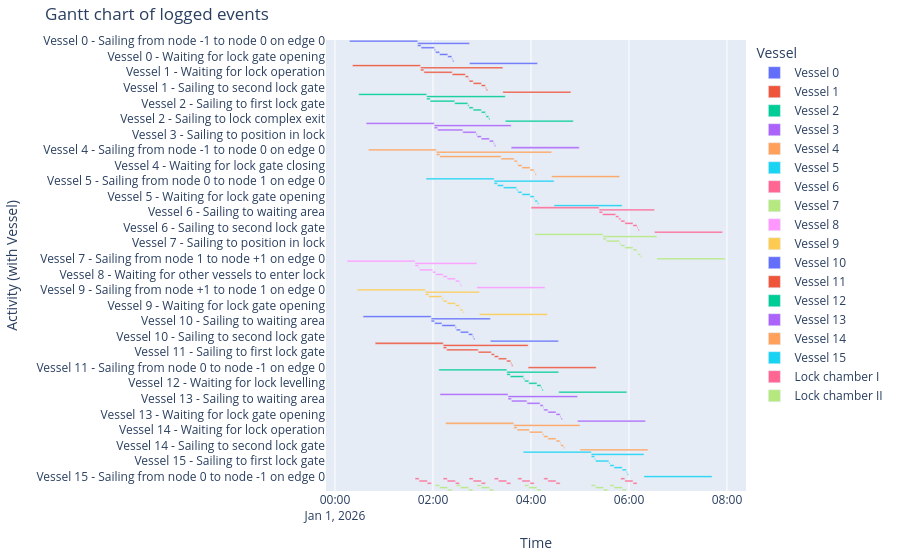

Notebook cell for this chart:
### Markdown cell above
##### Gantt chart of event table
We can create a gantt chart of all the objects:

### Code cell
df_eventtable = logbook2eventtable([*vessels, lock_chamber_I, lock_chamber_II])
fig = generate_vessel_gantt_chart(df_eventtable)

### Figure 1 — Plotly figure (JSON) as saved in the notebook; plotly's stock layout.template omitted (floating-point values rounded to 4 significant figures)
{"data": [{"base": ["2026-01-01T00:17:55.000000", "2026-01-01T01:41:15.000000", "2026-01-01T01:41:15.000000", "2026-01-01T01:45:25.000000", "2026-01-01T02:01:46.000000", "2026-01-01T02:03:07.000000", "2026-01-01T02:08:07.000000", "2026-01-01T02:18:07.000000", "2026-01-01T02:23:07.000000", "2026-01-01T02:24:12.000000", "2026-01-01T02:44:44.000000"], "hovertemplate": "object name=Vessel 0<br>start time=%{base}<br>stop time=%{x}<br>activity label=%{y}<extra></extra>", "legendgroup": "Vessel 0", "marker": {"color": "#636efa", "pattern": {"shape": ""}}, "name": "Vessel 0", "orientation": "h", "showlegend": true, "textposition": "auto", "type": "bar", "x": [5000000, 3809000, 250000, 981000, 81000, 300000, 600000, 300000, 65000, 93000, 5000000], "xaxis": "x", "y": ["Vessel 0 - Sailing from node -1 to node 0 on edge 0", "Vessel 0 - Sailing from node 0 to node 1 on edge 1", "Vessel 0 - Sailing to waiting area", "Vessel 0 - Sailing to first lock gate", "Vessel 0 - Sailing to position in lock", "Vessel 0 - Waiting for lock gate closing", "Vessel 0 - Waiting for lock levelling", "Vessel 0 - Waiting for lock gate opening", "Vessel 0 - Sailing to second lock gate", "Vessel 0 - Sailing to lock complex exit", "Vessel 0 - Sailing from node 1 to node +1 on edge 0"], "yaxis": "y"}, {"base": ["2026-01-01T00:21:25.000000", "2026-01-01T01:44:45.000000", "2026-01-01T01:44:45.000000", "2026-01-01T01:48:55.000000", "2026-01-01T02:23:37.000000", "2026-01-01T02:39:40.000000", "2026-01-01T02:43:26.000000", "2026-01-01T02:44:14.000000", "2026-01-01T02:49:14.000000", "2026-01-01T02:59:14.000000", "2026-01-01T03:04:14.000000", "2026-01-01T03:05:20.000000", "2026-01-01T03:25:33.000000"], "hovertemplate": "object name=Vessel 1<br>start time=%{base}<br>stop time=%{x}<br>activity label=%{y}<extra></extra>", "legendgroup": "Vessel 1", "marker": {"color": "#EF553B", "pattern": {"shape": ""}}, "name": "Vessel 1", "orientation": "h", "showlegend": true, "textposition": "auto", "type": "bar", "x": [5000000, 6048000, 250000, 2082000, 963000, 226000, 48000, 300000, 600000, 300000, 66000, 93000, 5000000], "xaxis": "x", "y": ["Vessel 1 - Sailing from node -1 to node 0 on edge 0", "Vessel 1 - Sailing from node 0 to node 1 on edge 0", "Vessel 1 - Sailing to waiting area", "Vessel 1 - Waiting for lock operation", "Vessel 1 - Sailing to first lock gate", "Vessel 1 - Sailing to position in lock", "Vessel 1 - Waiting for other vessels to enter lock", "Vessel 1 - Waiting for lock gate closing", "Vessel 1 - Waiting for lock levelling", "Vessel 1 - Waiting for lock gate opening", "Vessel 1 - Sailing to second lock gate", "Vessel 1 - Sailing to lock complex exit", "Vessel 1 - Sailing from node 1 to node +1 on edge 0"], "yaxis": "y"}, {"base": ["2026-01-01T00:28:58.000000", "2026-01-01T01:52:18.000000", "2026-01-01T01:52:18.000000", "2026-01-01T01:56:28.000000", "2026-01-01T02:26:37.000000", "2026-01-01T02:42:40.000000", "2026-01-01T02:44:14.000000", "2026-01-01T02:49:14.000000", "2026-01-01T02:59:14.000000", "2026-01-01T03:04:14.000000", "2026-01-01T03:05:03.000000", "2026-01-01T03:08:20.000000", "2026-01-01T03:28:33.000000"], "hovertemplate": "object name=Vessel 2<br>start time=%{base}<br>stop time=%{x}<br>activity label=%{y}<extra></extra>", "legendgroup": "Vessel 2", "marker": {"color": "#00cc96", "pattern": {"shape": ""}}, "name": "Vessel 2", "orientation": "h", "showlegend": true, "textposition": "auto", "type": "bar", "x": [5000000, 5775000, 250000, 1809000, 963000, 94000, 300000, 600000, 300000, 49000, 197000, 93000, 5000000], "xaxis": "x", "y": ["Vessel 2 - Sailing from node -1 to node 0 on edge 0", "Vessel 2 - Sailing from node 0 to node 1 on edge 0", "Vessel 2 - Sailing to waiting area", "Vessel 2 - Waiting for lock operation", "Vessel 2 - Sailing to first lock gate", "Vessel 2 - Sailing to position in lock", "Vessel 2 - Waiting for lock gate closing", "Vessel 2 - Waiting for lock levelling", "Vessel 2 - Waiting for lock gate opening", "Vessel 2 - Waiting for other vessels to leave lock", "Vessel 2 - Sailing to second lock gate", "Vessel 2 - Sailing to lock complex exit", "Vessel 2 - Sailing from node 1 to node +1 on edge 0"], "yaxis": "y"}, {"base": ["2026-01-01T00:38:13.000000", "2026-01-01T02:01:33.000000", "2026-01-01T02:01:33.000000", "2026-01-01T02:05:43.000000", "2026-01-01T02:36:26.000000", "2026-01-01T02:52:48.000000", "2026-01-01T02:54:08.000000", "2026-01-01T02:59:08.000000", "2026-01-01T03:09:08.000000", "2026-01-01T03:14:08.000000", "2026-01-01T03:15:14.000000", "2026-01-01T03:35:46.000000"], "hovertemplate": "object name=Vessel 3<br>start time=%{base}<br>stop time=%{x}<br>activity label=%{y}<extra></extra>", "legendgroup": "Vessel 3", "marker": {"color": "#ab63fa", "pattern": {"shape": ""}}, "name": "Vessel 3", "orientation": "h", "showlegend": true, "textposition": "auto", "type": "bar", "x": [5000000, 5653000, 250000, 1843000, 982000, 80000, 300000, 600000, 300000, 66000, 92000, 5000000], "xaxis": "x", "y": ["Vessel 3 - Sailing from node -1 to node 0 on edge 0", "Vessel 3 - Sailing from node 0 to node 1 on edge 1", "Vessel 3 - Sailing to waiting area", "Vessel 3 - Waiting for lock operation", "Vessel 3 - Sailing to first lock gate", "Vessel 3 - Sailing to position in lock", "Vessel 3 - Waiting for lock gate closing", "Vessel 3 - Waiting for lock levelling", "Vessel 3 - Waiting for lock gate opening", "Vessel 3 - Sailing to second lock gate", "Vessel 3 - Sailing to lock complex exit", "Vessel 3 - Sailing from node 1 to node +1 on edge 0"], "yaxis": "y"}, {"base": ["2026-01-01T00:40:58.000000", "2026-01-01T02:04:18.000000", "2026-01-01T02:04:18.000000", "2026-01-01T02:08:28.000000", "2026-01-01T03:23:18.000000", "2026-01-01T03:39:22.000000", "2026-01-01T03:43:08.000000", "2026-01-01T03:43:56.000000", "2026-01-01T03:48:56.000000", "2026-01-01T03:58:56.000000", "2026-01-01T04:03:56.000000", "2026-01-01T04:05:02.000000", "2026-01-01T04:25:15.000000"], "hovertemplate": "object name=Vessel 4<br>start time=%{base}<br>stop time=%{x}<br>activity label=%{y}<extra></extra>", "legendgroup": "Vessel 4", "marker": {"color": "#FFA15A", "pattern": {"shape": ""}}, "name": "Vessel 4", "orientation": "h", "showlegend": true, "textposition": "auto", "type": "bar", "x": [5000000, 8457000, 250000, 4490000, 964000, 226000, 48000, 300000, 600000, 300000, 66000, 92000, 5000000], "xaxis": "x", "y": ["Vessel 4 - Sailing from node -1 to node 0 on edge 0", "Vessel 4 - Sailing from node 0 to node 1 on edge 0", "Vessel 4 - Sailing to waiting area", "Vessel 4 - Waiting for lock operation", "Vessel 4 - Sailing to first lock gate", "Vessel 4 - Sailing to position in lock", "Vessel 4 - Waiting for other vessels to enter lock", "Vessel 4 - Waiting for lock gate closing", "Vessel 4 - Waiting for lock levelling", "Vessel 4 - Waiting for lock gate opening", "Vessel 4 - Sailing to second lock gate", "Vessel 4 - Sailing to lock complex exit", "Vessel 4 - Sailing from node 1 to node +1 on edge 0"], "yaxis": "y"}, {"base": ["2026-01-01T01:51:31.000000", "2026-01-01T03:14:51.000000", "2026-01-01T03:14:51.000000", "2026-01-01T03:19:01.000000", "2026-01-01T03:26:18.000000", "2026-01-01T03:42:22.000000", "2026-01-01T03:43:56.000000", "2026-01-01T03:48:56.000000", "2026-01-01T03:58:56.000000", "2026-01-01T04:03:56.000000", "2026-01-01T04:04:45.000000", "2026-01-01T04:08:02.000000", "2026-01-01T04:28:15.000000"], "hovertemplate": "object name=Vessel 5<br>start time=%{base}<br>stop time=%{x}<br>activity label=%{y}<extra></extra>", "legendgroup": "Vessel 5", "marker": {"color": "#19d3f3", "pattern": {"shape": ""}}, "name": "Vessel 5", "orientation": "h", "showlegend": true, "textposition": "auto", "type": "bar", "x": [5000000, 4404000, 250000, 437000, 964000, 94000, 300000, 600000, 300000, 49000, 197000, 92000, 5000000], "xaxis": "x", "y": ["Vessel 5 - Sailing from node -1 to node 0 on edge 0", "Vessel 5 - Sailing from node 0 to node 1 on edge 0", "Vessel 5 - Sailing to waiting area", "Vessel 5 - Waiting for lock operation", "Vessel 5 - Sailing to first lock gate", "Vessel 5 - Sailing to position in lock", "Vessel 5 - Waiting for lock gate closing", "Vessel 5 - Waiting for lock levelling", "Vessel 5 - Waiting for lock gate opening", "Vessel 5 - Waiting for other vessels to leave lock", "Vessel 5 - Sailing to second lock gate", "Vessel 5 - Sailing to lock complex exit", "Vessel 5 - Sailing from node 1 to node +1 on edge 0"], "yaxis": "y"}, {"base": ["2026-01-01T04:00:10.000000", "2026-01-01T05:23:30.000000", "2026-01-01T05:23:30.000000", "2026-01-01T05:27:40.000000", "2026-01-01T05:43:43.000000", "2026-01-01T05:47:29.000000", "2026-01-01T05:49:56.000000", "2026-01-01T05:54:56.000000", "2026-01-01T06:04:56.000000", "2026-01-01T06:09:56.000000", "2026-01-01T06:11:02.000000", "2026-01-01T06:31:15.000000"], "hovertemplate": "object name=Vessel 6<br>start time=%{base}<br>stop time=%{x}<br>activity label=%{y}<extra></extra>", "legendgroup": "Vessel 6", "marker": {"color": "#FF6692", "pattern": {"shape": ""}}, "name": "Vessel 6", "orientation": "h", "showlegend": true, "textposition": "auto", "type": "bar", "x": [5000000, 4065000, 250000, 963000, 226000, 147000, 300000, 600000, 300000, 66000, 93000, 5000000], "xaxis": "x", "y": ["Vessel 6 - Sailing from node -1 to node 0 on edge 0", "Vessel 6 - Sailing from node 0 to node 1 on edge 0", "Vessel 6 - Sailing to waiting area", "Vessel 6 - Sailing to first lock gate", "Vessel 6 - Sailing to position in lock", "Vessel 6 - Waiting for other vessels to enter lock", "Vessel 6 - Waiting for lock gate closing", "Vessel 6 - Waiting for lock levelling", "Vessel 6 - Waiting for lock gate opening", "Vessel 6 - Sailing to second lock gate", "Vessel 6 - Sailing to lock complex exit", "Vessel 6 - Sailing from node 1 to node +1 on edge 0"], "yaxis": "y"}, {"base": ["2026-01-01T04:04:49.000000", "2026-01-01T05:28:09.000000", "2026-01-01T05:28:09.000000", "2026-01-01T05:32:19.000000", "2026-01-01T05:48:22.000000", "2026-01-01T05:49:56.000000", "2026-01-01T05:54:56.000000", "2026-01-01T06:04:56.000000", "2026-01-01T06:09:56.000000", "2026-01-01T06:10:45.000000", "2026-01-01T06:14:02.000000", "2026-01-01T06:34:15.000000"], "hovertemplate": "object name=Vessel 7<br>start time=%{base}<br>stop time=%{x}<br>activity label=%{y}<extra></extra>", "legendgroup": "Vessel 7", "marker": {"color": "#B6E880", "pattern": {"shape": ""}}, "name": "Vessel 7", "orientation": "h", "showlegend": true, "textposition": "auto", "type": "bar", "x": [5000000, 3966000, 250000, 963000, 94000, 300000, 600000, 300000, 49000, 197000, 93000, 5000000], "xaxis": "x", "y": ["Vessel 7 - Sailing from node -1 to node 0 on edge 0", "Vessel 7 - Sailing from node 0 to node 1 on edge 0", "Vessel 7 - Sailing to waiting area", "Vessel 7 - Sailing to first lock gate", "Vessel 7 - Sailing to position in lock", "Vessel 7 - Waiting for lock gate closing", "Vessel 7 - Waiting for lock levelling", "Vessel 7 - Waiting for lock gate opening", "Vessel 7 - Waiting for other vessels to leave lock", "Vessel 7 - Sailing to second lock gate", "Vessel 7 - Sailing to lock complex exit", "Vessel 7 - Sailing from node 1 to node +1 on edge 0"], "yaxis": "y"}, {"base": ["2026-01-01T00:14:44.000000", "2026-01-01T01:38:04.000000", "2026-01-01T01:38:04.000000", "2026-01-01T01:42:14.000000", "2026-01-01T01:43:34.000000", "2026-01-01T01:59:37.000000", "2026-01-01T02:03:23.000000", "2026-01-01T02:12:29.000000", "2026-01-01T02:17:29.000000", "2026-01-01T02:27:29.000000", "2026-01-01T02:32:29.000000", "2026-01-01T02:33:35.000000", "2026-01-01T02:53:48.000000"], "hovertemplate": "object name=Vessel 8<br>start time=%{base}<br>stop time=%{x}<br>activity label=%{y}<extra></extra>", "legendgroup": "Vessel 8", "marker": {"color": "#FF97FF", "pattern": {"shape": ""}}, "name": "Vessel 8", "orientation": "h", "showlegend": true, "textposition": "auto", "type": "bar", "x": [5000000, 4544000, 250000, 80000, 963000, 226000, 546000, 300000, 600000, 300000, 66000, 92000, 5000000], "xaxis": "x", "y": ["Vessel 8 - Sailing from node +1 to node 1 on edge 0", "Vessel 8 - Sailing from node 1 to node 0 on edge 0", "Vessel 8 - Sailing to waiting area", "Vessel 8 - Waiting for lock operation", "Vessel 8 - Sailing to first lock gate", "Vessel 8 - Sailing to position in lock", "Vessel 8 - Waiting for other vessels to enter lock", "Vessel 8 - Waiting for lock gate closing", "Vessel 8 - Waiting for lock levelling", "Vessel 8 - Waiting for lock gate opening", "Vessel 8 - Sailing to second lock gate", "Vessel 8 - Sailing to lock complex exit", "Vessel 8 - Sailing from node 0 to node -1 on edge 0"], "yaxis": "y"}, {"base": ["2026-01-01T00:27:21.000000", "2026-01-01T01:50:41.000000", "2026-01-01T01:50:41.000000", "2026-01-01T01:54:51.000000", "2026-01-01T02:10:54.000000", "2026-01-01T02:12:29.000000", "2026-01-01T02:17:29.000000", "2026-01-01T02:27:29.000000", "2026-01-01T02:32:29.000000", "2026-01-01T02:33:18.000000", "2026-01-01T02:36:35.000000", "2026-01-01T02:56:48.000000"], "hovertemplate": "object name=Vessel 9<br>start time=%{base}<br>stop time=%{x}<br>activity label=%{y}<extra></extra>", "legendgroup": "Vessel 9", "marker": {"color": "#FECB52", "pattern": {"shape": ""}}, "name": "Vessel 9", "orientation": "h", "showlegend": true, "textposition": "auto", "type": "bar", "x": [5000000, 3967000, 250000, 963000, 95000, 300000, 600000, 300000, 49000, 197000, 92000, 5000000], "xaxis": "x", "y": ["Vessel 9 - Sailing from node +1 to node 1 on edge 0", "Vessel 9 - Sailing from node 1 to node 0 on edge 0", "Vessel 9 - Sailing to waiting area", "Vessel 9 - Sailing to first lock gate", "Vessel 9 - Sailing to position in lock", "Vessel 9 - Waiting for lock gate closing", "Vessel 9 - Waiting for lock levelling", "Vessel 9 - Waiting for lock gate opening", "Vessel 9 - Waiting for other vessels to leave lock", "Vessel 9 - Sailing to second lock gate", "Vessel 9 - Sailing to lock complex exit", "Vessel 9 - Sailing from node 0 to node -1 on edge 0"], "yaxis": "y"}, {"base": ["2026-01-01T00:34:27.000000", "2026-01-01T01:57:47.000000", "2026-01-01T01:57:47.000000", "2026-01-01T02:01:57.000000", "2026-01-01T02:10:55.000000", "2026-01-01T02:27:17.000000", "2026-01-01T02:28:37.000000", "2026-01-01T02:33:37.000000", "2026-01-01T02:43:37.000000", "2026-01-01T02:48:37.000000", "2026-01-01T02:49:43.000000", "2026-01-01T03:10:15.000000"], "hovertemplate": "object name=Vessel 10<br>start time=%{base}<br>stop time=%{x}<br>activity label=%{y}<extra></extra>", "legendgroup": "Vessel 10", "marker": {"color": "#636efa", "pattern": {"shape": ""}}, "name": "Vessel 10", "orientation": "h", "showlegend": true, "textposition": "auto", "type": "bar", "x": [5000000, 4348000, 250000, 538000, 982000, 80000, 300000, 600000, 300000, 66000, 93000, 5000000], "xaxis": "x", "y": ["Vessel 10 - Sailing from node +1 to node 1 on edge 0", "Vessel 10 - Sailing from node 1 to node 0 on edge 1", "Vessel 10 - Sailing to waiting area", "Vessel 10 - Waiting for lock operation", "Vessel 10 - Sailing to first lock gate", "Vessel 10 - Sailing to position in lock", "Vessel 10 - Waiting for lock gate closing", "Vessel 10 - Waiting for lock levelling", "Vessel 10 - Waiting for lock gate opening", "Vessel 10 - Sailing to second lock gate", "Vessel 10 - Sailing to lock complex exit", "Vessel 10 - Sailing from node 0 to node -1 on edge 0"], "yaxis": "y"}, {"base": ["2026-01-01T00:49:15.000000", "2026-01-01T02:12:35.000000", "2026-01-01T02:12:35.000000", "2026-01-01T02:16:45.000000", "2026-01-01T02:55:22.000000", "2026-01-01T03:11:25.000000", "2026-01-01T03:15:11.000000", "2026-01-01T03:20:11.000000", "2026-01-01T03:30:11.000000", "2026-01-01T03:35:11.000000", "2026-01-01T03:36:17.000000", "2026-01-01T03:56:30.000000"], "hovertemplate": "object name=Vessel 11<br>start time=%{base}<br>stop time=%{x}<br>activity label=%{y}<extra></extra>", "legendgroup": "Vessel 11", "marker": {"color": "#EF553B", "pattern": {"shape": ""}}, "name": "Vessel 11", "orientation": "h", "showlegend": true, "textposition": "auto", "type": "bar", "x": [5000000, 6235000, 250000, 2317000, 963000, 226000, 300000, 600000, 300000, 66000, 92000, 5000000], "xaxis": "x", "y": ["Vessel 11 - Sailing from node +1 to node 1 on edge 0", "Vessel 11 - Sailing from node 1 to node 0 on edge 0", "Vessel 11 - Sailing to waiting area", "Vessel 11 - Waiting for lock operation", "Vessel 11 - Sailing to first lock gate", "Vessel 11 - Sailing to position in lock", "Vessel 11 - Waiting for lock gate closing", "Vessel 11 - Waiting for lock levelling", "Vessel 11 - Waiting for lock gate opening", "Vessel 11 - Sailing to second lock gate", "Vessel 11 - Sailing to lock complex exit", "Vessel 11 - Sailing from node 0 to node -1 on edge 0"], "yaxis": "y"}, {"base": ["2026-01-01T02:07:07.000000", "2026-01-01T03:30:27.000000", "2026-01-01T03:30:27.000000", "2026-01-01T03:34:37.000000", "2026-01-01T03:50:59.000000", "2026-01-01T03:52:19.000000", "2026-01-01T03:57:19.000000", "2026-01-01T04:07:19.000000", "2026-01-01T04:12:19.000000", "2026-01-01T04:13:25.000000", "2026-01-01T04:33:57.000000"], "hovertemplate": "object name=Vessel 12<br>start time=%{base}<br>stop time=%{x}<br>activity label=%{y}<extra></extra>", "legendgroup": "Vessel 12", "marker": {"color": "#00cc96", "pattern": {"shape": ""}}, "name": "Vessel 12", "orientation": "h", "showlegend": true, "textposition": "auto", "type": "bar", "x": [5000000, 3810000, 250000, 982000, 80000, 300000, 600000, 300000, 66000, 93000, 5000000], "xaxis": "x", "y": ["Vessel 12 - Sailing from node +1 to node 1 on edge 0", "Vessel 12 - Sailing from node 1 to node 0 on edge 1", "Vessel 12 - Sailing to waiting area", "Vessel 12 - Sailing to first lock gate", "Vessel 12 - Sailing to position in lock", "Vessel 12 - Waiting for lock gate closing", "Vessel 12 - Waiting for lock levelling", "Vessel 12 - Waiting for lock gate opening", "Vessel 12 - Sailing to second lock gate", "Vessel 12 - Sailing to lock complex exit", "Vessel 12 - Sailing from node 0 to node -1 on edge 0"], "yaxis": "y"}, {"base": ["2026-01-01T02:08:36.000000", "2026-01-01T03:31:56.000000", "2026-01-01T03:31:56.000000", "2026-01-01T03:36:06.000000", "2026-01-01T03:55:04.000000", "2026-01-01T04:11:07.000000", "2026-01-01T04:14:53.000000", "2026-01-01T04:15:42.000000", "2026-01-01T04:20:42.000000", "2026-01-01T04:30:42.000000", "2026-01-01T04:35:42.000000", "2026-01-01T04:36:47.000000", "2026-01-01T04:57:00.000000"], "hovertemplate": "object name=Vessel 13<br>start time=%{base}<br>stop time=%{x}<br>activity label=%{y}<extra></extra>", "legendgroup": "Vessel 13", "marker": {"color": "#ab63fa", "pattern": {"shape": ""}}, "name": "Vessel 13", "orientation": "h", "showlegend": true, "textposition": "auto", "type": "bar", "x": [5000000, 5104000, 250000, 1138000, 963000, 226000, 49000, 300000, 600000, 300000, 65000, 93000, 5000000], "xaxis": "x", "y": ["Vessel 13 - Sailing from node +1 to node 1 on edge 0", "Vessel 13 - Sailing from node 1 to node 0 on edge 0", "Vessel 13 - Sailing to waiting area", "Vessel 13 - Waiting for lock operation", "Vessel 13 - Sailing to first lock gate", "Vessel 13 - Sailing to position in lock", "Vessel 13 - Waiting for other vessels to enter lock", "Vessel 13 - Waiting for lock gate closing", "Vessel 13 - Waiting for lock levelling", "Vessel 13 - Waiting for lock gate opening", "Vessel 13 - Sailing to second lock gate", "Vessel 13 - Sailing to lock complex exit", "Vessel 13 - Sailing from node 0 to node -1 on edge 0"], "yaxis": "y"}, {"base": ["2026-01-01T02:15:36.000000", "2026-01-01T03:38:56.000000", "2026-01-01T03:38:56.000000", "2026-01-01T03:43:06.000000", "2026-01-01T03:58:04.000000", "2026-01-01T04:14:07.000000", "2026-01-01T04:15:42.000000", "2026-01-01T04:20:42.000000", "2026-01-01T04:30:42.000000", "2026-01-01T04:35:42.000000", "2026-01-01T04:36:31.000000", "2026-01-01T04:39:47.000000", "2026-01-01T05:00:00.000000"], "hovertemplate": "object name=Vessel 14<br>start time=%{base}<br>stop time=%{x}<br>activity label=%{y}<extra></extra>", "legendgroup": "Vessel 14", "marker": {"color": "#FFA15A", "pattern": {"shape": ""}}, "name": "Vessel 14", "orientation": "h", "showlegend": true, "textposition": "auto", "type": "bar", "x": [5000000, 4864000, 250000, 898000, 963000, 95000, 300000, 600000, 300000, 49000, 196000, 93000, 5000000], "xaxis": "x", "y": ["Vessel 14 - Sailing from node +1 to node 1 on edge 0", "Vessel 14 - Sailing from node 1 to node 0 on edge 0", "Vessel 14 - Sailing to waiting area", "Vessel 14 - Waiting for lock operation", "Vessel 14 - Sailing to first lock gate", "Vessel 14 - Sailing to position in lock", "Vessel 14 - Waiting for lock gate closing", "Vessel 14 - Waiting for lock levelling", "Vessel 14 - Waiting for lock gate opening", "Vessel 14 - Waiting for other vessels to leave lock", "Vessel 14 - Sailing to second lock gate", "Vessel 14 - Sailing to lock complex exit", "Vessel 14 - Sailing from node 0 to node -1 on edge 0"], "yaxis": "y"}, {"base": ["2026-01-01T03:50:31.000000", "2026-01-01T05:13:51.000000", "2026-01-01T05:13:51.000000", "2026-01-01T05:18:01.000000", "2026-01-01T05:19:02.000000", "2026-01-01T05:35:24.000000", "2026-01-01T05:36:44.000000", "2026-01-01T05:41:44.000000", "2026-01-01T05:51:44.000000", "2026-01-01T05:56:44.000000", "2026-01-01T05:57:49.000000", "2026-01-01T06:18:21.000000"], "hovertemplate": "object name=Vessel 15<br>start time=%{base}<br>stop time=%{x}<br>activity label=%{y}<extra></extra>", "legendgroup": "Vessel 15", "marker": {"color": "#19d3f3", "pattern": {"shape": ""}}, "name": "Vessel 15", "orientation": "h", "showlegend": true, "textposition": "auto", "type": "bar", "x": [5000000, 3870000, 250000, 61000, 982000, 80000, 300000, 600000, 300000, 65000, 93000, 5000000], "xaxis": "x", "y": ["Vessel 15 - Sailing from node +1 to node 1 on edge 0", "Vessel 15 - Sailing from node 1 to node 0 on edge 1", "Vessel 15 - Sailing to waiting area", "Vessel 15 - Waiting for lock operation", "Vessel 15 - Sailing to first lock gate", "Vessel 15 - Sailing to position in lock", "Vessel 15 - Waiting for lock gate closing", "Vessel 15 - Waiting for lock levelling", "Vessel 15 - Waiting for lock gate opening", "Vessel 15 - Sailing to second lock gate", "Vessel 15 - Sailing to lock complex exit", "Vessel 15 - Sailing from node 0 to node -1 on edge 0"], "yaxis": "y"}, {"base": ["2026-01-01T01:38:04.000000", "2026-01-01T01:43:04.000000", "2026-01-01T01:53:04.000000", "2026-01-01T02:12:29.000000", "2026-01-01T02:17:29.000000", "2026-01-01T02:27:29.000000", "2026-01-01T02:44:14.000000", "2026-01-01T02:49:14.000000", "2026-01-01T02:59:14.000000", "2026-01-01T03:15:11.000000", "2026-01-01T03:20:11.000000", "2026-01-01T03:30:11.000000", "2026-01-01T03:43:56.000000", "2026-01-01T03:48:56.000000", "2026-01-01T03:58:56.000000", "2026-01-01T04:15:42.000000", "2026-01-01T04:20:42.000000", "2026-01-01T04:30:42.000000", "2026-01-01T05:49:56.000000", "2026-01-01T05:54:56.000000", "2026-01-01T06:04:56.000000"], "hovertemplate": "object name=Lock chamber I<br>start time=%{base}<br>stop time=%{x}<br>activity label=%{y}<extra></extra>", "legendgroup": "Lock chamber I", "marker": {"color": "#FF6692", "pattern": {"shape": ""}}, "name": "Lock chamber I", "orientation": "h", "showlegend": true, "textposition": "auto", "type": "bar", "x": [300000, 600000, 300000, 300000, 600000, 300000, 300000, 600000, 300000, 300000, 600000, 300000, 300000, 600000, 300000, 300000, 600000, 300000, 300000, 600000, 300000], "xaxis": "x", "y": ["Lock chamber I - Lock gate closing", "Lock chamber I - Lock levelling", "Lock chamber I - Lock gate opening", "Lock chamber I - Lock gate closing", "Lock chamber I - Lock levelling", "Lock chamber I - Lock gate opening", "Lock chamber I - Lock gate closing", "Lock chamber I - Lock levelling", "Lock chamber I - Lock gate opening", "Lock chamber I - Lock gate closing", "Lock chamber I - Lock levelling", "Lock chamber I - Lock gate opening", "Lock chamber I - Lock gate closing", "Lock chamber I - Lock levelling", "Lock chamber I - Lock gate opening", "Lock chamber I - Lock gate closing", "Lock chamber I - Lock levelling", "Lock chamber I - Lock gate opening", "Lock chamber I - Lock gate closing", "Lock chamber I - Lock levelling", "Lock chamber I - Lock gate opening"], "yaxis": "y"}, {"base": ["2026-01-01T02:03:07.000000", "2026-01-01T02:08:07.000000", "2026-01-01T02:18:07.000000", "2026-01-01T02:28:37.000000", "2026-01-01T02:33:37.000000", "2026-01-01T02:43:37.000000", "2026-01-01T02:54:08.000000", "2026-01-01T02:59:08.000000", "2026-01-01T03:09:08.000000", "2026-01-01T03:52:19.000000", "2026-01-01T03:57:19.000000", "2026-01-01T04:07:19.000000", "2026-01-01T05:13:51.000000", "2026-01-01T05:18:51.000000", "2026-01-01T05:28:51.000000", "2026-01-01T05:36:44.000000", "2026-01-01T05:41:44.000000", "2026-01-01T05:51:44.000000"], "hovertemplate": "object name=Lock chamber II<br>start time=%{base}<br>stop time=%{x}<br>activity label=%{y}<extra></extra>", "legendgroup": "Lock chamber II", "marker": {"color": "#B6E880", "pattern": {"shape": ""}}, "name": "Lock chamber II", "orientation": "h", "showlegend": true, "textposition": "auto", "type": "bar", "x": [300000, 600000, 300000, 300000, 600000, 300000, 300000, 600000, 300000, 300000, 600000, 300000, 300000, 600000, 300000, 300000, 600000, 300000], "xaxis": "x", "y": ["Lock chamber II - Lock gate closing", "Lock chamber II - Lock levelling", "Lock chamber II - Lock gate opening", "Lock chamber II - Lock gate closing", "Lock chamber II - Lock levelling", "Lock chamber II - Lock gate opening", "Lock chamber II - Lock gate closing", "Lock chamber II - Lock levelling", "Lock chamber II - Lock gate opening", "Lock chamber II - Lock gate closing", "Lock chamber II - Lock levelling", "Lock chamber II - Lock gate opening", "Lock chamber II - Lock gate closing", "Lock chamber II - Lock levelling", "Lock chamber II - Lock gate opening", "Lock chamber II - Lock gate closing", "Lock chamber II - Lock levelling", "Lock chamber II - Lock gate opening"], "yaxis": "y"}], "layout": {"barmode": "overlay", "legend": {"title": {"text": "Vessel"}, "tracegroupgap": 0}, "margin": {"b": 20, "l": 20, "r": 20, "t": 40}, "title": {"text": "Gantt chart of logged events"}, "xaxis": {"anchor": "y", "domain": [0, 1], "title": {"text": "Time"}, "type": "date"}, "yaxis": {"anchor": "x", "autorange": "reversed", "domain": [0, 1], "title": {"text": "Activity (with Vessel)"}}}}
